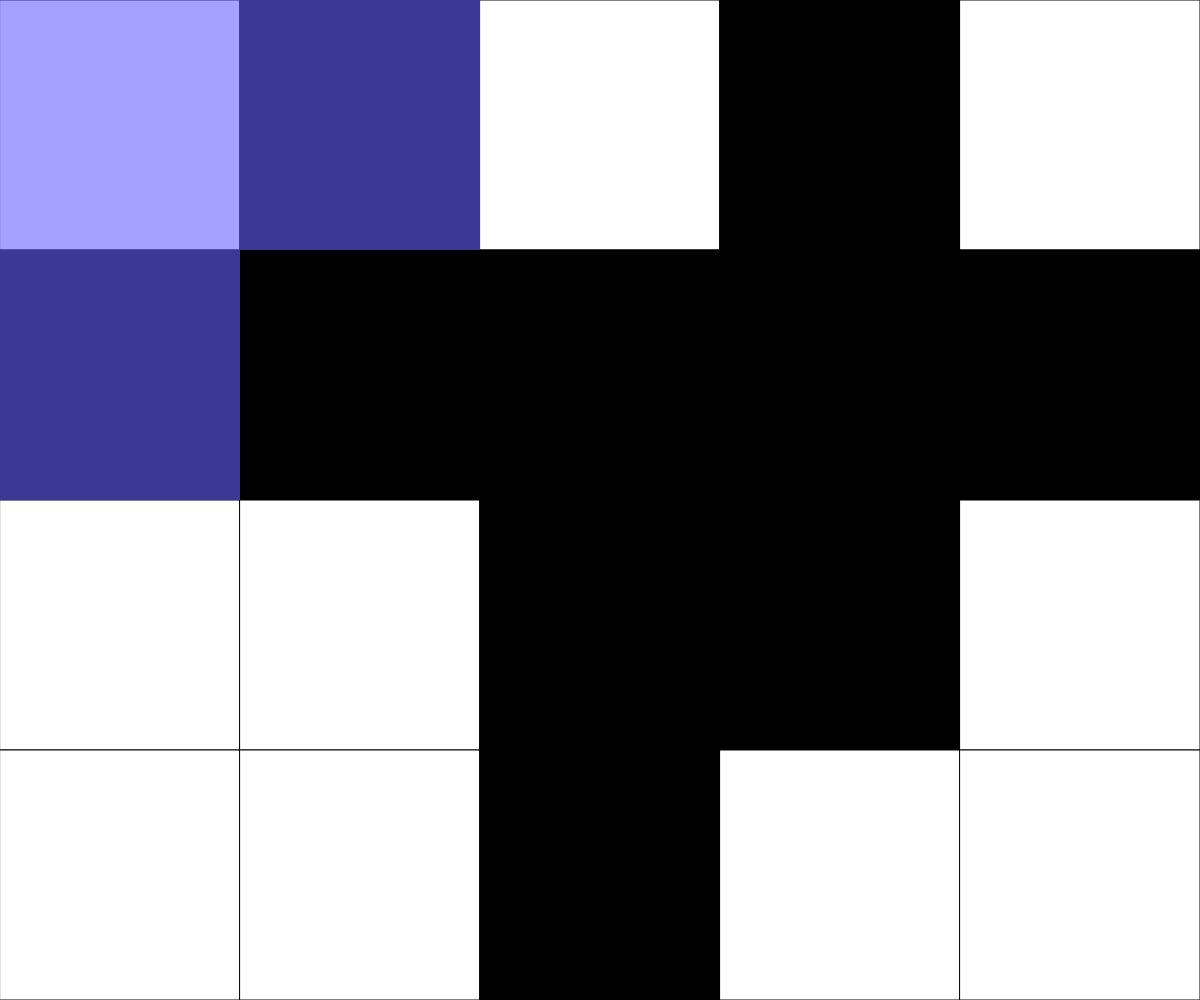
Frame 1 (no input)
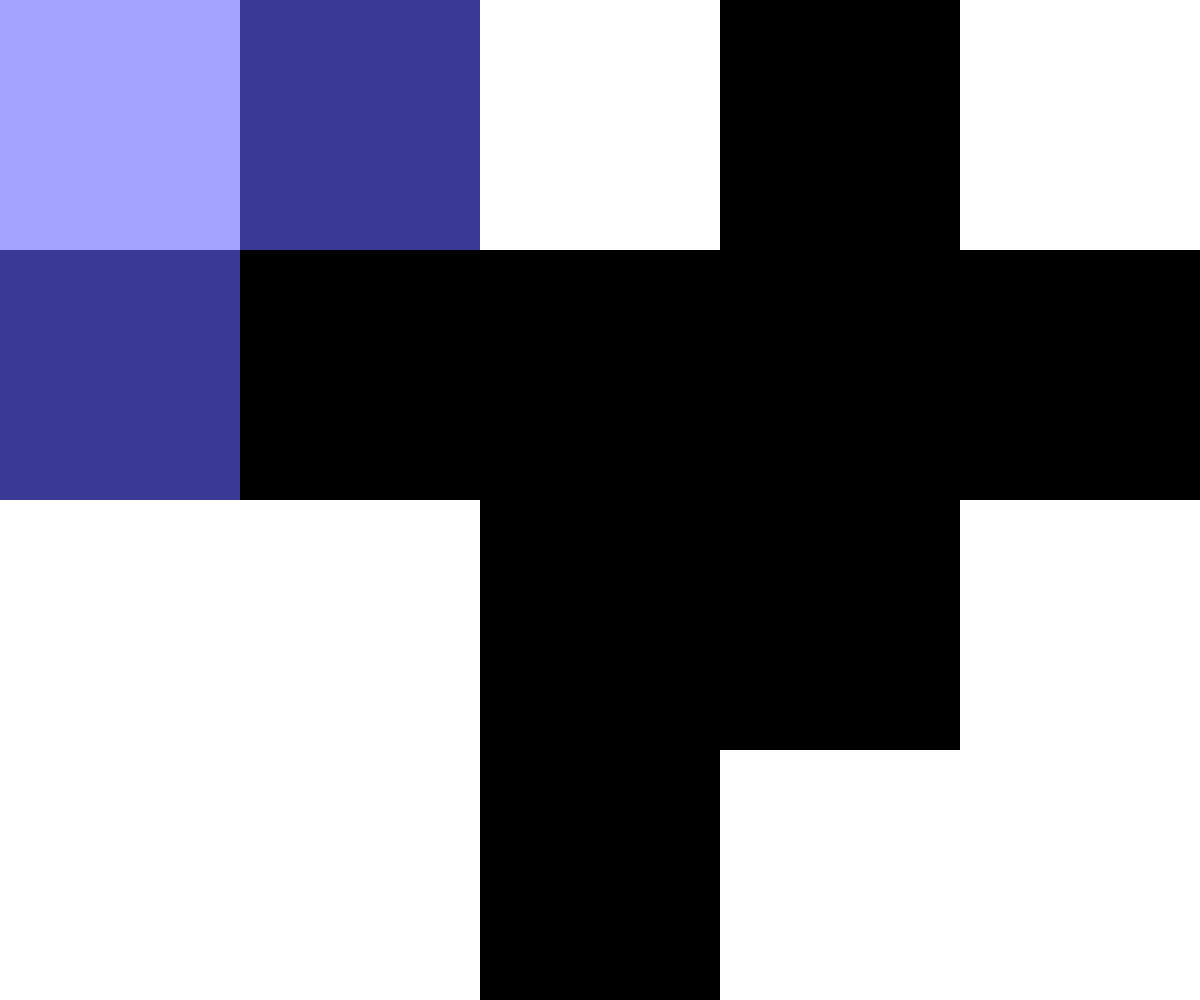
Frame 60 (no input)
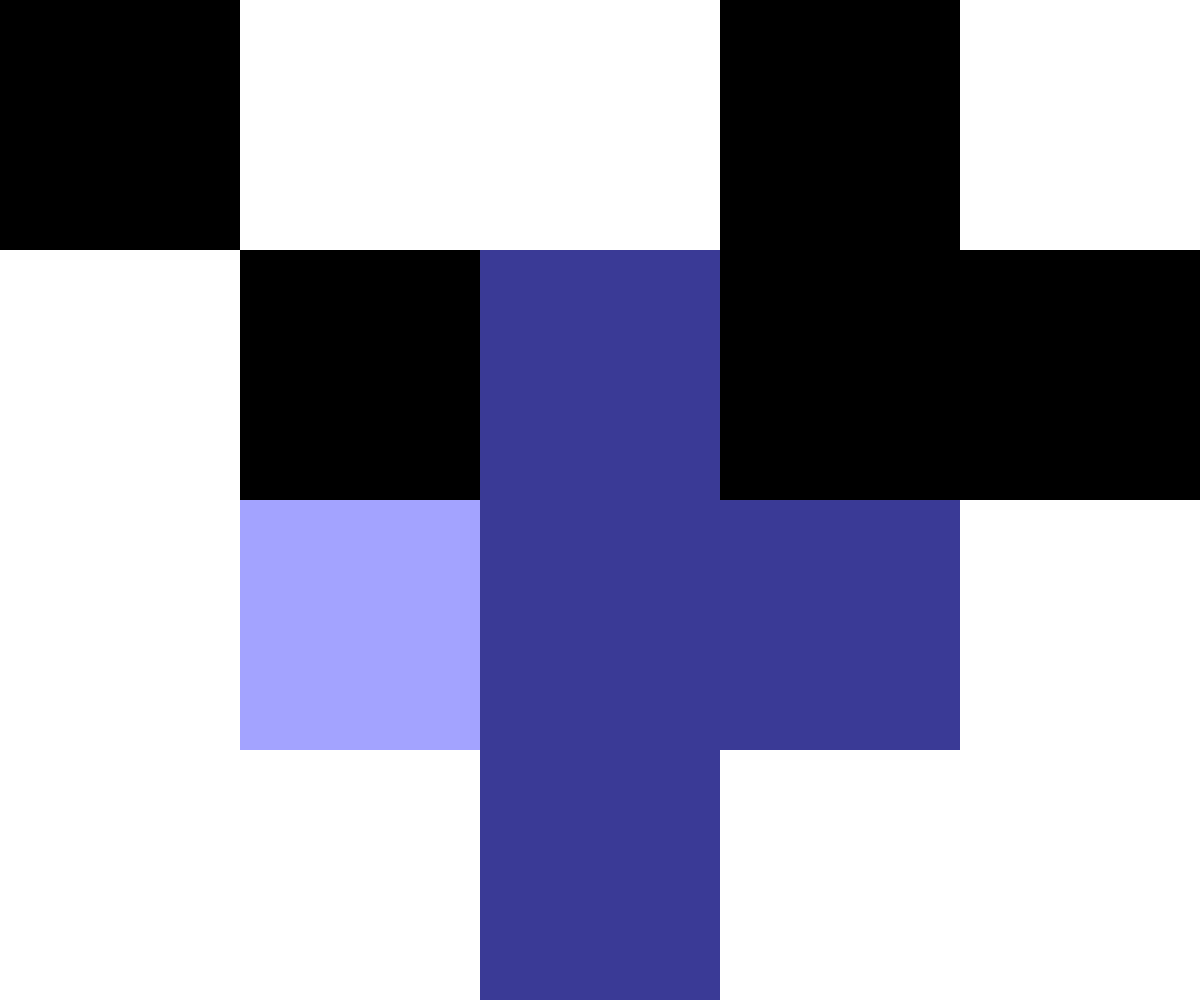
Frame 120 (the mouse pressed at the canvas centre since frame 60)

The p5.js sketch that drew these frames (run headless with seeded random() and noise() and a simulated clock; from frame 60 on, the mouse is pressed at the canvas centre):

// p5.js sketch
// ── sketch.js
// Puzzle game
// Luka Sullivan
// December 3, 2024
//

let NUM_ROWS = 4; //numbers of rows
let NUM_COLS = 5; //number of columns
let rectWidth, rectHeight;
let currentRow, currentCol;
let gridData = [
  [0,0,0,0,0],
  [0,0,0,0,0],
  [0,255,0,0,0],
  [0,255,255,0,0]
];
let overlayPattern = 'cross'; //the current overlay pattern is cross
let flipPattern = 'cross'; //current flip pattern



function setup() {
  // Determine the size of each square. Could use windowHeight,windowHeight  for Canvas to keep a square aspect ratio
  createCanvas(windowWidth, windowHeight);
  rectWidth = width/NUM_COLS; //calculates the width for grid
  rectHeight = height/NUM_ROWS;  //calculates the height for grid
  randomizeStartingArrangement(); //starts the program with random arrangement of colored grid

}

function draw() {
  background(220);  
  determineActiveSquare();   //figure out which tile the mouse cursor is over
  drawGrid();                //render the current game board to the screen (and the overlay)
  drawOverlay();
}



function flipCrossPattern(){
  // cross-shaped pattern flips on a mouseclick. Boundary conditions are checked within the flip function to ensure in-bounds access for array
  flip(currentCol, currentRow);
  flip(currentCol-1, currentRow);
  flip(currentCol+1, currentRow);
  flip(currentCol, currentRow-1);
  flip(currentCol, currentRow+1);
}

function flipSquarePattern() {
  for (let i = -1; i <= 1; i++) {
    for (let j = -1; j <= 1; j++) {
      flip(currentCol + j, currentRow + i);
    }
  }
}

function mousePressed() {
  if (keyIsDown(SHIFT)){ //when shift key is pressed
    flip(currentCol, currentRow);
  } else {
    flipPattern === 'cross' ? flipCrossPattern() : flipSquarePattern();
  }
}

function randomizeStartingArrangement() {
  gridData = [];
  for (let i = 0; i < NUM_ROWS; i++) {
    let newRow = [];
    for (let j = 0; j < NUM_COLS; j++) {
      newRow.push(random([0, 255]));
    }
    gridData.push(newRow);
  }
}

function highlightSquare(col, row) {
  if (col >= 0 && col < NUM_COLS && row >= 0 && row < NUM_ROWS) {
    rect(col*rectWidth, row*rectHeight, rectWidth, rectHeight);
  }
}

function drawOverlay() {
  fill(100, 100, 255, 150);
  noStroke();

  if (overlayPattern === 'cross') {
    highlightSquare(currentCol, currentRow);
    highlightSquare(currentCol-1, currentRow);
    highlightSquare(currentCol+1, currentRow);
    highlightSquare(currentCol, currentRow-1);
    highlightSquare(currentCol, currentRow+1);
  } else {
    for (let i = -1; i <= 1; i++) {
      for (let j = -1; j <= 1; j++){
        highlightSquare(currentCol + j, currentRow + i);
      }
    }
  }
}


function flip(col, row){
  // given a column and row for the 2D array, flip its value from 0 to 255 or 255 to 0
  // conditions ensure that the col and row given are valid and exist for the array. If not, no operations take place.
  if (col >= 0 && col < NUM_COLS ){
    if (row >= 0 && row < NUM_ROWS){
      if (gridData[row][col] === 0) gridData[row][col] = 255;
      else gridData[row][col] = 0;
    }
  }
}

function determineActiveSquare(){
  currentRow = int(mouseY / rectHeight);
  currentCol = int(mouseX / rectWidth);
}


function drawGrid(){
  // Render a grid of squares - fill color set according to data stored in the 2D array
  for (let x = 0; x < NUM_COLS ; x++){
    for (let y = 0; y < NUM_ROWS; y++){
      fill(gridData[y][x]); 
      rect(x*rectWidth, y*rectHeight, rectWidth, rectHeight);
    }
  }
}

function keyPressed() {
  if (key === ' ') {
    if (keyIsDown(SHIFT)) {
      overlayPattern = (overlayPattern === 'cross') ? 'square' : 'cross';
    } else {
      flipPattern = (flipPattern === 'cross') ? 'square' : 'cross';
    }
  }
  if (key === 'R') {
    randomizeStartingArrangement();
  }
}
